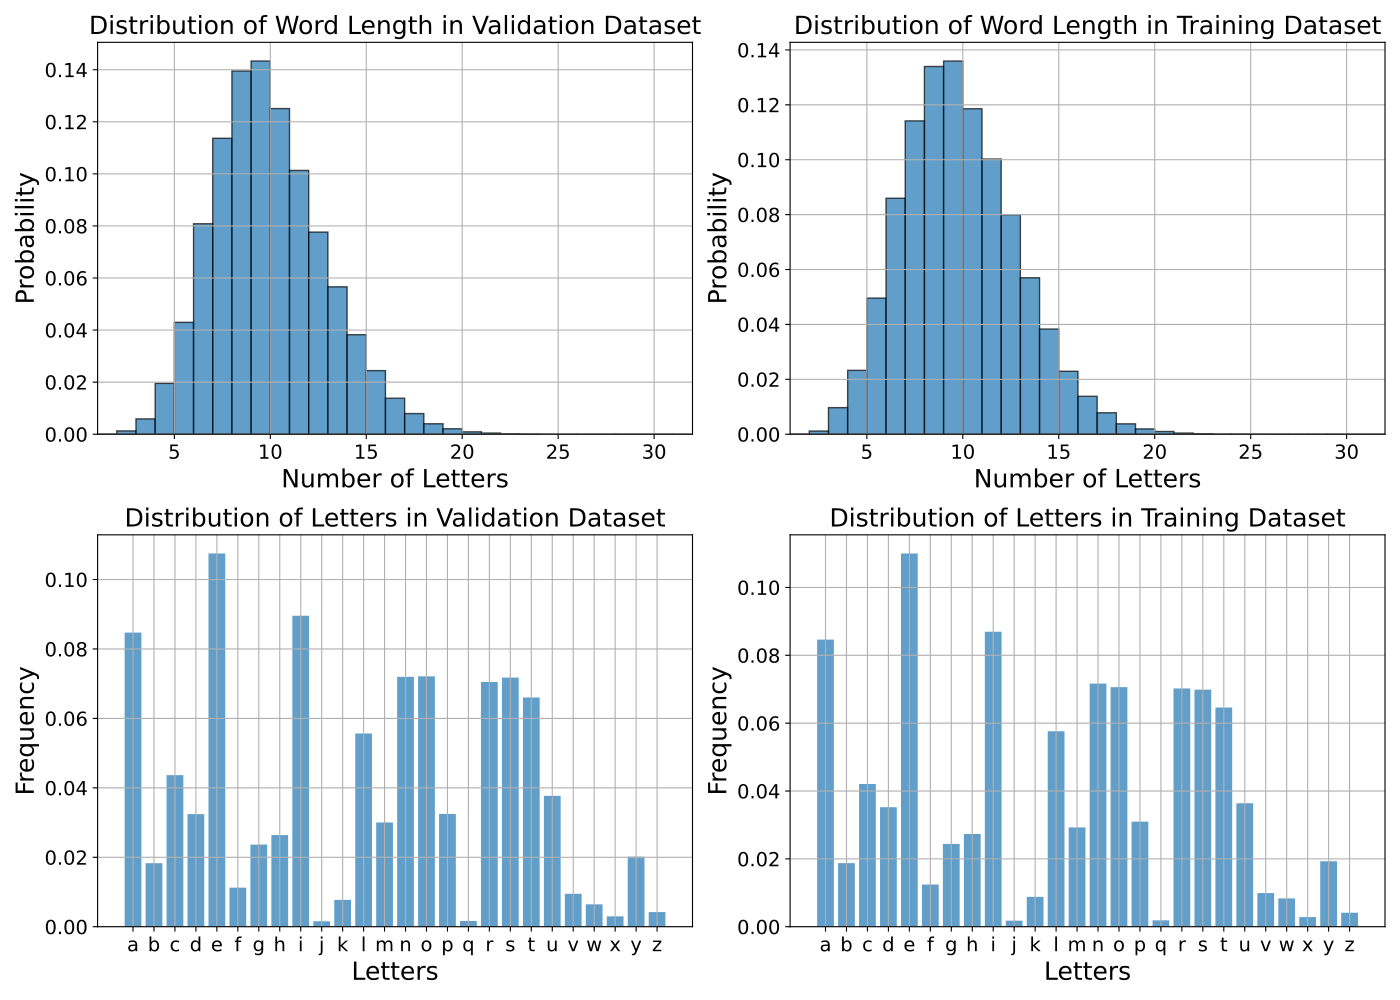

Source code (Python):
import matplotlib.pyplot as plt
from collections import Counter
import os
import sys

# Retrieve the path of the main.py file
cwd = os.path.split(os.path.abspath(__file__))[0]
sys.path.append(os.path.dirname(cwd))

# Load the datasets
with open(os.path.join(cwd, 'words_alpha_test_unique.txt'), 'r') as file1, open(os.path.join(cwd, 'words_250000_train.txt'), 'r') as file2:
    dataset1 = file1.read().splitlines()
    dataset2 = file2.read().splitlines()

# Distribution of letters in the words
letters_count_1 = [len(word) for word in dataset1]
letters_count_2 = [len(word) for word in dataset2]

# Calculate frequency distribution of letters in the words for both datasets
letters_freq_1 = Counter("".join(dataset1))
letters_freq_2 = Counter("".join(dataset2))

# Get common letters for both datasets to align the axes
all_letters = sorted(set(letters_freq_1.keys()).union(set(letters_freq_2.keys())))

freq_1 = [letters_freq_1[letter] / sum(letters_freq_1.values()) for letter in all_letters]
freq_2 = [letters_freq_2[letter] / sum(letters_freq_2.values()) for letter in all_letters]

# Aligning the axes for the number of letters plot by using the same range for both datasets
max_letters = max(max(letters_count_1), max(letters_count_2))

plt.figure(figsize=(14, 10))

# Word length distribution in a 2x2 subplot layout
plt.subplot(2, 2, 1)
plt.hist(letters_count_1, bins=range(1, max_letters+2), density=True, edgecolor='black', alpha=0.7)
plt.title('Distribution of Word Length in Validation Dataset', fontsize=18)
plt.xlabel('Number of Letters', fontsize=18)
plt.ylabel('Probability', fontsize=18)
plt.grid(True)
plt.xlim(1, max_letters + 1)
plt.xticks(fontsize=14)
plt.yticks(fontsize=14)

plt.subplot(2, 2, 2)
plt.hist(letters_count_2, bins=range(1, max_letters+2), density=True, edgecolor='black', alpha=0.7)
plt.title('Distribution of Word Length in Training Dataset', fontsize=18)
plt.xlabel('Number of Letters', fontsize=18)
plt.ylabel('Probability', fontsize=18)
plt.grid(True)
plt.xlim(1, max_letters + 1)
plt.xticks(fontsize=14)
plt.yticks(fontsize=14)

# Letter frequency distribution
plt.subplot(2, 2, 3)
plt.bar(all_letters, freq_1, alpha=0.7)
plt.title('Distribution of Letters in Validation Dataset', fontsize=18)
plt.xlabel('Letters', fontsize=18)
plt.ylabel('Frequency', fontsize=18)
plt.grid(True)
plt.xticks(fontsize=14)
plt.yticks(fontsize=14)

plt.subplot(2, 2, 4)
plt.bar(all_letters, freq_2, alpha=0.7)
plt.title('Distribution of Letters in Training Dataset', fontsize=18)
plt.xlabel('Letters', fontsize=18)
plt.ylabel('Frequency', fontsize=18)
plt.grid(True)
plt.xticks(fontsize=14)
plt.yticks(fontsize=14)

plt.tight_layout()
plt.show()
